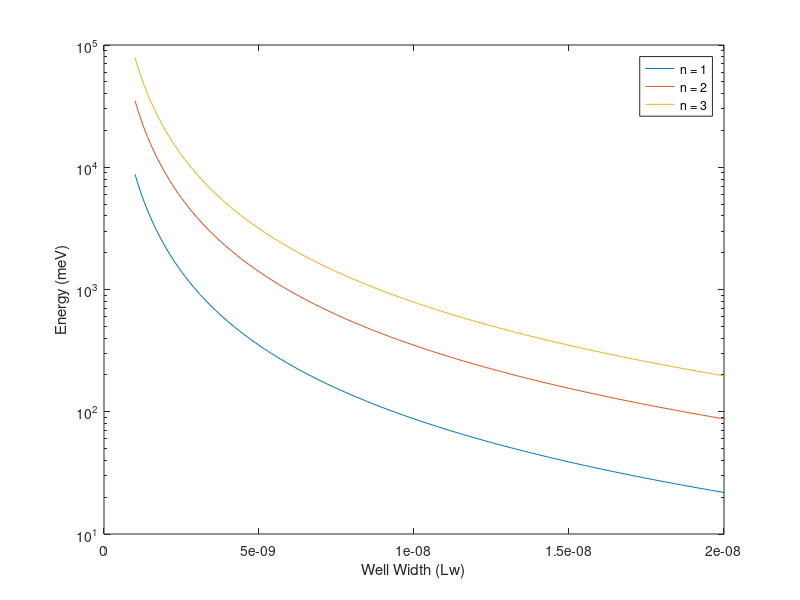

Write the MATLAB code that produced this figure.
h = 6.62607004E-34;
Qe=1.602176565E-19;
Ev = 6.241509E+18;
hbar = (h)/(2*pi);
me = 9.1093837015E-31;
m=0.043*me;
lw = 10E-10:1E-10:200E-10;

n=1;
En1 = (hbar^2*pi^2*n^2)/(2*m);

width = lw.*lw;
store = 1./width;
final = store.*En1;
siconv = final./Qe.*1000;

y = sin(n*pi./lw);

n = 2;
En2 = (hbar^2*pi^2*n^2)/(2*m);

width2 = lw.*lw;
store2 = 1./width2;
final2 = store2.*En2;
siconv2 = final2./Qe.*1000;

y2 = sin(n*pi./lw);

n = 3;
En3 = (hbar^2*pi^2*n^2)/(2*m);

width3 = lw.*lw;
store3 = 1./width3;
final3 = store3.*En3;
siconv3 = final3./Qe.*1000;

y3 = sin(n*pi./lw);

semilogy(lw,siconv,lw,siconv2,lw,siconv3)
legend({'n = 1','n = 2','n = 3'},'Location','northeast')
xlabel('Well Width (Lw)') 
ylabel('Energy (meV)') 


